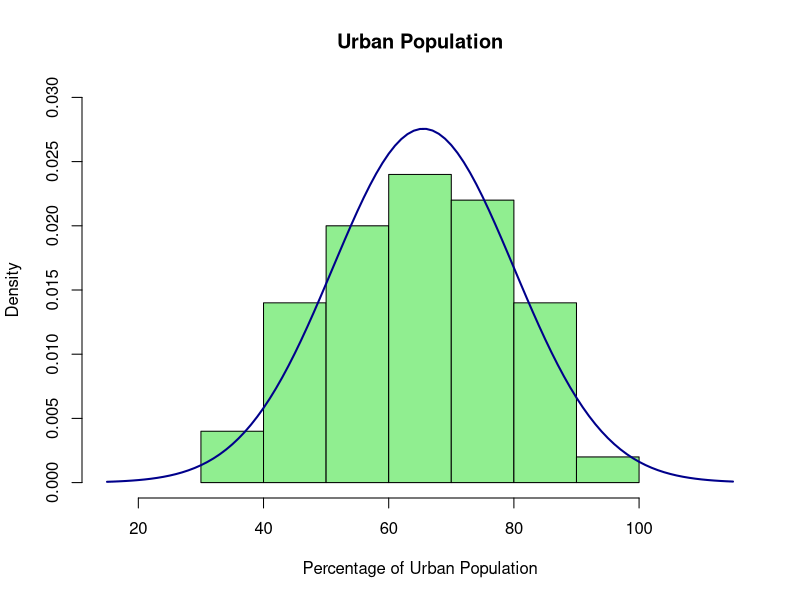

Generate this figure with R:
## ---- chunk 1
urbanPop <- c(58, 48, 80, 50, 91, 78, 77, 72, 80, 60, 83, 54, 83, 65, 57, 66, 52, 66, 51, 67, 85, 74, 66, 44, 70, 53, 62, 81, 56, 89, 70, 86, 45, 44, 75, 68, 67, 72, 87, 48, 45, 59, 80, 80, 32, 63, 73, 39, 66, 60)
hist(urbanPop, main="Urban Population", xlab="Percentage of Urban Population", freq=FALSE, col="lightgreen", xlim=c(15, 115), ylim=c(0, 0.03))
curve(dnorm(x, mean=mean(urbanPop), sd=sd(urbanPop)), add=TRUE, col="darkblue", lwd=2)
